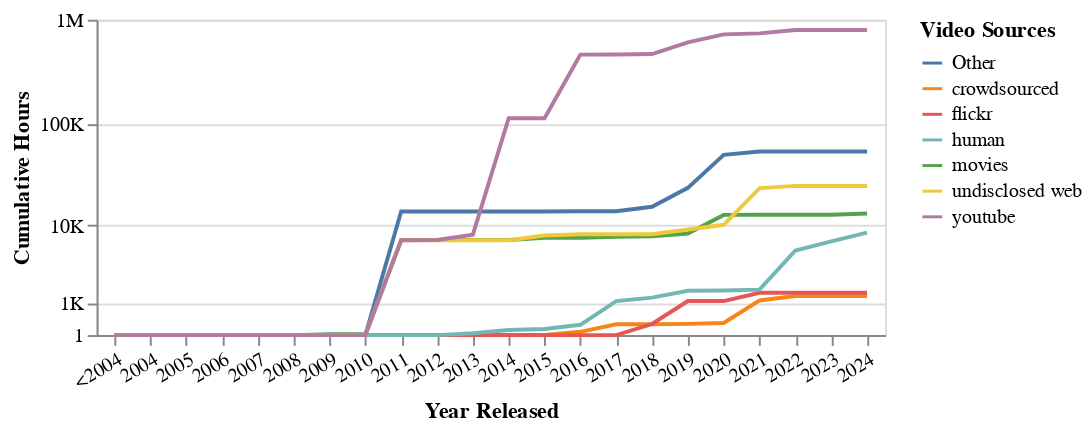

Notebook source saved alongside this figure:
### Code cell
chart_sourceyearhours = alt.Chart(
    df_speechsourceyearscumulativehours
).mark_line().encode(
    x=alt.X(
        "Year Released:N",
        title="Year Released",
        sort=YEARS_ORDER,
        axis=alt.Axis(labelAngle=-30)
    ),
    y=alt.Y(
        "Cumulative Hours:Q",
        title="Cumulative Hours",
        scale=alt.Scale(
            type="symlog",
            constant=1000,
            domain=[1, 1000000]
        ),
        axis=alt.Axis(
            values=[0, 1, 1000, 10000, 100000, 1000000],
            labelExpr="datum.value >= 1000000 ? datum.value / 1000000 + 'M' : datum.value >= 1000 ? datum.value / 1000 + 'K' : datum.value"
        )
    ),
    color=alt.Color(
        "Video Sources:N",
        title="Video Sources"
    )
).properties(
    width=400,
    height=160
)

if PLOT_TOFILE:
    chart_sourceyearhours.save(
        os.path.join(PLOT_DIR, "video_sourcecategories-cumulativehours.png"),
        ppi=PLOT_PPI
    )

chart_sourceyearhours

### Figure 1 — Vega-Lite specification as saved in the notebook (floating-point values rounded to 4 significant figures; data arrays with more than 128 entries replaced by an {"elided": "..."} marker saying what was removed)
{"config": {"title": {"font": "Times New Roman"}, "axis": {"labelFont": "Times New Roman", "titleFont": "Times New Roman"}, "header": {"labelFont": "Times New Roman", "titleFont": "Times New Roman"}, "legend": {"labelFont": "Times New Roman", "titleFont": "Times New Roman"}, "text": {"font": "Times New Roman"}}, "data": {"name": "data-dd5c5a2a31ed97d4549b517cbef49661"}, "mark": {"type": "line"}, "encoding": {"color": {"field": "Video Sources", "title": "Video Sources", "type": "nominal"}, "x": {"axis": {"labelAngle": -30}, "field": "Year Released", "sort": ["<2004", "2004", "2005", "2006", "2007", "2008", "2009", "2010", "2011", "2012", "2013", "2014", "2015", "2016", "2017", "2018", "2019", "2020", "2021", "2022", "2023", "2024"], "title": "Year Released", "type": "nominal"}, "y": {"axis": {"labelExpr": "datum.value >= 1000000 ? datum.value / 1000000 + 'M' : datum.value >= 1000 ? datum.value / 1000 + 'K' : datum.value", "values": [0, 1, 1000, 10000, 100000, 1000000]}, "field": "Cumulative Hours", "scale": {"constant": 1000, "domain": [1, 1000000], "type": "symlog"}, "title": "Cumulative Hours", "type": "quantitative"}}, "height": 160, "width": 400, "$schema": "https://vega.github.io/schema/vega-lite/v5.20.1.json", "datasets": {"data-dd5c5a2a31ed97d4549b517cbef49661": {"elided": "154 records"}}}
